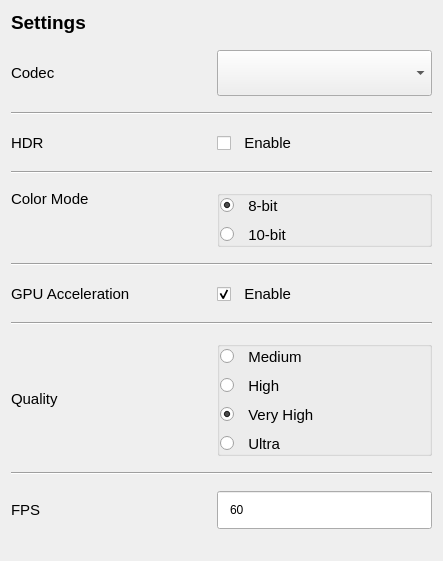
<?xml version="1.0" encoding="UTF-8"?>
<ui version="4.0">
 <class>SettingsPage</class>
 <widget class="QWidget" name="SettingsPage">
  <property name="geometry">
   <rect>
    <x>0</x>
    <y>0</y>
    <width>443</width>
    <height>561</height>
   </rect>
  </property>
  <property name="windowTitle">
   <string>Form</string>
  </property>
  <property name="styleSheet">
   <string notr="true">QComboBox {
	padding: 10px;
}

QLineEdit {
	padding: 10px;
}

Line {
	margin: 10px;
}</string>
  </property>
  <layout class="QVBoxLayout" name="verticalLayout_2">
   <item>
    <layout class="QVBoxLayout" name="verticalLayout">
     <item>
      <widget class="QLabel" name="label">
       <property name="font">
        <font>
         <pointsize>14</pointsize>
         <bold>true</bold>
        </font>
       </property>
       <property name="text">
        <string>Settings</string>
       </property>
      </widget>
     </item>
     <item>
      <layout class="QHBoxLayout" name="horizontalLayout">
       <property name="topMargin">
        <number>10</number>
       </property>
       <property name="bottomMargin">
        <number>10</number>
       </property>
       <item>
        <widget class="QLabel" name="label_2">
         <property name="sizePolicy">
          <sizepolicy hsizetype="Minimum" vsizetype="Preferred">
           <horstretch>0</horstretch>
           <verstretch>0</verstretch>
          </sizepolicy>
         </property>
         <property name="maximumSize">
          <size>
           <width>200</width>
           <height>16777215</height>
          </size>
         </property>
         <property name="font">
          <font>
           <pointsize>11</pointsize>
          </font>
         </property>
         <property name="text">
          <string>Codec</string>
         </property>
        </widget>
       </item>
       <item>
        <widget class="QComboBox" name="codecComboBox">
         <property name="font">
          <font>
           <family>11pt</family>
           <pointsize>11</pointsize>
          </font>
         </property>
         <property name="currentText">
          <string/>
         </property>
        </widget>
       </item>
      </layout>
     </item>
     <item>
      <widget class="Line" name="line">
       <property name="orientation">
        <enum>Qt::Orientation::Horizontal</enum>
       </property>
      </widget>
     </item>
     <item>
      <layout class="QHBoxLayout" name="horizontalLayout_2">
       <property name="topMargin">
        <number>10</number>
       </property>
       <property name="bottomMargin">
        <number>10</number>
       </property>
       <item>
        <widget class="QLabel" name="label_3">
         <property name="sizePolicy">
          <sizepolicy hsizetype="Minimum" vsizetype="Preferred">
           <horstretch>0</horstretch>
           <verstretch>0</verstretch>
          </sizepolicy>
         </property>
         <property name="maximumSize">
          <size>
           <width>200</width>
           <height>16777215</height>
          </size>
         </property>
         <property name="font">
          <font>
           <pointsize>11</pointsize>
          </font>
         </property>
         <property name="text">
          <string>HDR</string>
         </property>
        </widget>
       </item>
       <item>
        <widget class="QCheckBox" name="checkBox">
         <property name="font">
          <font>
           <pointsize>11</pointsize>
          </font>
         </property>
         <property name="styleSheet">
          <string notr="true">scale: 1.2;</string>
         </property>
         <property name="text">
          <string>  Enable</string>
         </property>
         <property name="iconSize">
          <size>
           <width>20</width>
           <height>20</height>
          </size>
         </property>
         <property name="checked">
          <bool>false</bool>
         </property>
        </widget>
       </item>
      </layout>
     </item>
     <item>
      <widget class="Line" name="line_2">
       <property name="orientation">
        <enum>Qt::Orientation::Horizontal</enum>
       </property>
      </widget>
     </item>
     <item>
      <layout class="QHBoxLayout" name="horizontalLayout_3">
       <property name="topMargin">
        <number>10</number>
       </property>
       <property name="bottomMargin">
        <number>10</number>
       </property>
       <item>
        <widget class="QLabel" name="label_4">
         <property name="sizePolicy">
          <sizepolicy hsizetype="Minimum" vsizetype="Preferred">
           <horstretch>0</horstretch>
           <verstretch>0</verstretch>
          </sizepolicy>
         </property>
         <property name="maximumSize">
          <size>
           <width>200</width>
           <height>16777215</height>
          </size>
         </property>
         <property name="font">
          <font>
           <pointsize>11</pointsize>
          </font>
         </property>
         <property name="text">
          <string>Color Mode</string>
         </property>
         <property name="alignment">
          <set>Qt::AlignmentFlag::AlignLeading|Qt::AlignmentFlag::AlignLeft|Qt::AlignmentFlag::AlignTop</set>
         </property>
        </widget>
       </item>
       <item>
        <widget class="QGroupBox" name="colorGroup">
         <property name="styleSheet">
          <string notr="true">padding: 0;</string>
         </property>
         <property name="title">
          <string/>
         </property>
         <property name="alignment">
          <set>Qt::AlignmentFlag::AlignLeading|Qt::AlignmentFlag::AlignLeft|Qt::AlignmentFlag::AlignTop</set>
         </property>
         <property name="flat">
          <bool>true</bool>
         </property>
         <layout class="QVBoxLayout" name="verticalLayout_5">
          <property name="leftMargin">
           <number>0</number>
          </property>
          <property name="topMargin">
           <number>0</number>
          </property>
          <property name="rightMargin">
           <number>0</number>
          </property>
          <property name="bottomMargin">
           <number>0</number>
          </property>
          <item>
           <layout class="QVBoxLayout" name="verticalLayout_3">
            <property name="spacing">
             <number>10</number>
            </property>
            <item>
             <widget class="QRadioButton" name="eightBit">
              <property name="font">
               <font>
                <pointsize>11</pointsize>
               </font>
              </property>
              <property name="text">
               <string>  8-bit</string>
              </property>
              <property name="checked">
               <bool>true</bool>
              </property>
             </widget>
            </item>
            <item>
             <widget class="QRadioButton" name="tenBit">
              <property name="font">
               <font>
                <pointsize>11</pointsize>
               </font>
              </property>
              <property name="text">
               <string>  10-bit</string>
              </property>
              <property name="checked">
               <bool>false</bool>
              </property>
             </widget>
            </item>
           </layout>
          </item>
         </layout>
        </widget>
       </item>
      </layout>
     </item>
     <item>
      <widget class="Line" name="line_3">
       <property name="orientation">
        <enum>Qt::Orientation::Horizontal</enum>
       </property>
      </widget>
     </item>
     <item>
      <layout class="QHBoxLayout" name="horizontalLayout_4">
       <property name="topMargin">
        <number>10</number>
       </property>
       <property name="bottomMargin">
        <number>10</number>
       </property>
       <item>
        <widget class="QLabel" name="label_5">
         <property name="sizePolicy">
          <sizepolicy hsizetype="Minimum" vsizetype="Preferred">
           <horstretch>0</horstretch>
           <verstretch>0</verstretch>
          </sizepolicy>
         </property>
         <property name="maximumSize">
          <size>
           <width>200</width>
           <height>16777215</height>
          </size>
         </property>
         <property name="font">
          <font>
           <pointsize>11</pointsize>
          </font>
         </property>
         <property name="text">
          <string>GPU Acceleration</string>
         </property>
        </widget>
       </item>
       <item>
        <widget class="QCheckBox" name="gpuAccelerationCheck">
         <property name="font">
          <font>
           <pointsize>11</pointsize>
          </font>
         </property>
         <property name="styleSheet">
          <string notr="true">scale: 1.2;</string>
         </property>
         <property name="text">
          <string>  Enable</string>
         </property>
         <property name="iconSize">
          <size>
           <width>20</width>
           <height>20</height>
          </size>
         </property>
         <property name="checked">
          <bool>true</bool>
         </property>
        </widget>
       </item>
      </layout>
     </item>
     <item>
      <widget class="Line" name="line_4">
       <property name="orientation">
        <enum>Qt::Orientation::Horizontal</enum>
       </property>
      </widget>
     </item>
     <item>
      <layout class="QHBoxLayout" name="horizontalLayout_5">
       <property name="topMargin">
        <number>10</number>
       </property>
       <property name="bottomMargin">
        <number>10</number>
       </property>
       <item>
        <widget class="QLabel" name="label_6">
         <property name="sizePolicy">
          <sizepolicy hsizetype="Minimum" vsizetype="Preferred">
           <horstretch>0</horstretch>
           <verstretch>0</verstretch>
          </sizepolicy>
         </property>
         <property name="maximumSize">
          <size>
           <width>200</width>
           <height>16777215</height>
          </size>
         </property>
         <property name="font">
          <font>
           <pointsize>11</pointsize>
          </font>
         </property>
         <property name="text">
          <string>Quality</string>
         </property>
        </widget>
       </item>
       <item>
        <widget class="QGroupBox" name="qualityGroup">
         <property name="styleSheet">
          <string notr="true">padding: 0;</string>
         </property>
         <property name="title">
          <string/>
         </property>
         <property name="alignment">
          <set>Qt::AlignmentFlag::AlignLeading|Qt::AlignmentFlag::AlignLeft|Qt::AlignmentFlag::AlignTop</set>
         </property>
         <property name="flat">
          <bool>true</bool>
         </property>
         <layout class="QVBoxLayout" name="verticalLayout_7">
          <property name="spacing">
           <number>10</number>
          </property>
          <property name="leftMargin">
           <number>0</number>
          </property>
          <property name="topMargin">
           <number>0</number>
          </property>
          <property name="rightMargin">
           <number>0</number>
          </property>
          <property name="bottomMargin">
           <number>0</number>
          </property>
          <item>
           <layout class="QVBoxLayout" name="verticalLayout_6">
            <property name="spacing">
             <number>10</number>
            </property>
            <item>
             <widget class="QRadioButton" name="mediumQ">
              <property name="font">
               <font>
                <pointsize>11</pointsize>
               </font>
              </property>
              <property name="text">
               <string>  Medium</string>
              </property>
              <property name="checked">
               <bool>false</bool>
              </property>
             </widget>
            </item>
            <item>
             <widget class="QRadioButton" name="highQ">
              <property name="font">
               <font>
                <pointsize>11</pointsize>
               </font>
              </property>
              <property name="text">
               <string>  High</string>
              </property>
              <property name="checked">
               <bool>false</bool>
              </property>
             </widget>
            </item>
            <item>
             <widget class="QRadioButton" name="veryHighQ">
              <property name="font">
               <font>
                <pointsize>11</pointsize>
               </font>
              </property>
              <property name="text">
               <string>  Very High</string>
              </property>
              <property name="checked">
               <bool>true</bool>
              </property>
             </widget>
            </item>
            <item>
             <widget class="QRadioButton" name="ultraQ">
              <property name="font">
               <font>
                <pointsize>11</pointsize>
               </font>
              </property>
              <property name="text">
               <string>  Ultra</string>
              </property>
              <property name="checked">
               <bool>false</bool>
              </property>
             </widget>
            </item>
           </layout>
          </item>
         </layout>
        </widget>
       </item>
      </layout>
     </item>
     <item>
      <widget class="Line" name="line_5">
       <property name="orientation">
        <enum>Qt::Orientation::Horizontal</enum>
       </property>
      </widget>
     </item>
     <item>
      <layout class="QHBoxLayout" name="horizontalLayout_6">
       <property name="topMargin">
        <number>10</number>
       </property>
       <property name="bottomMargin">
        <number>10</number>
       </property>
       <item>
        <widget class="QLabel" name="label_7">
         <property name="sizePolicy">
          <sizepolicy hsizetype="Expanding" vsizetype="Preferred">
           <horstretch>0</horstretch>
           <verstretch>0</verstretch>
          </sizepolicy>
         </property>
         <property name="maximumSize">
          <size>
           <width>200</width>
           <height>16777215</height>
          </size>
         </property>
         <property name="font">
          <font>
           <pointsize>11</pointsize>
          </font>
         </property>
         <property name="text">
          <string>FPS</string>
         </property>
        </widget>
       </item>
       <item>
        <widget class="QLineEdit" name="fpsEdit">
         <property name="text">
          <string>60</string>
         </property>
        </widget>
       </item>
      </layout>
     </item>
     <item>
      <spacer name="verticalSpacer">
       <property name="orientation">
        <enum>Qt::Orientation::Vertical</enum>
       </property>
       <property name="sizeHint" stdset="0">
        <size>
         <width>20</width>
         <height>40</height>
        </size>
       </property>
      </spacer>
     </item>
    </layout>
   </item>
  </layout>
 </widget>
 <resources/>
 <connections/>
</ui>
